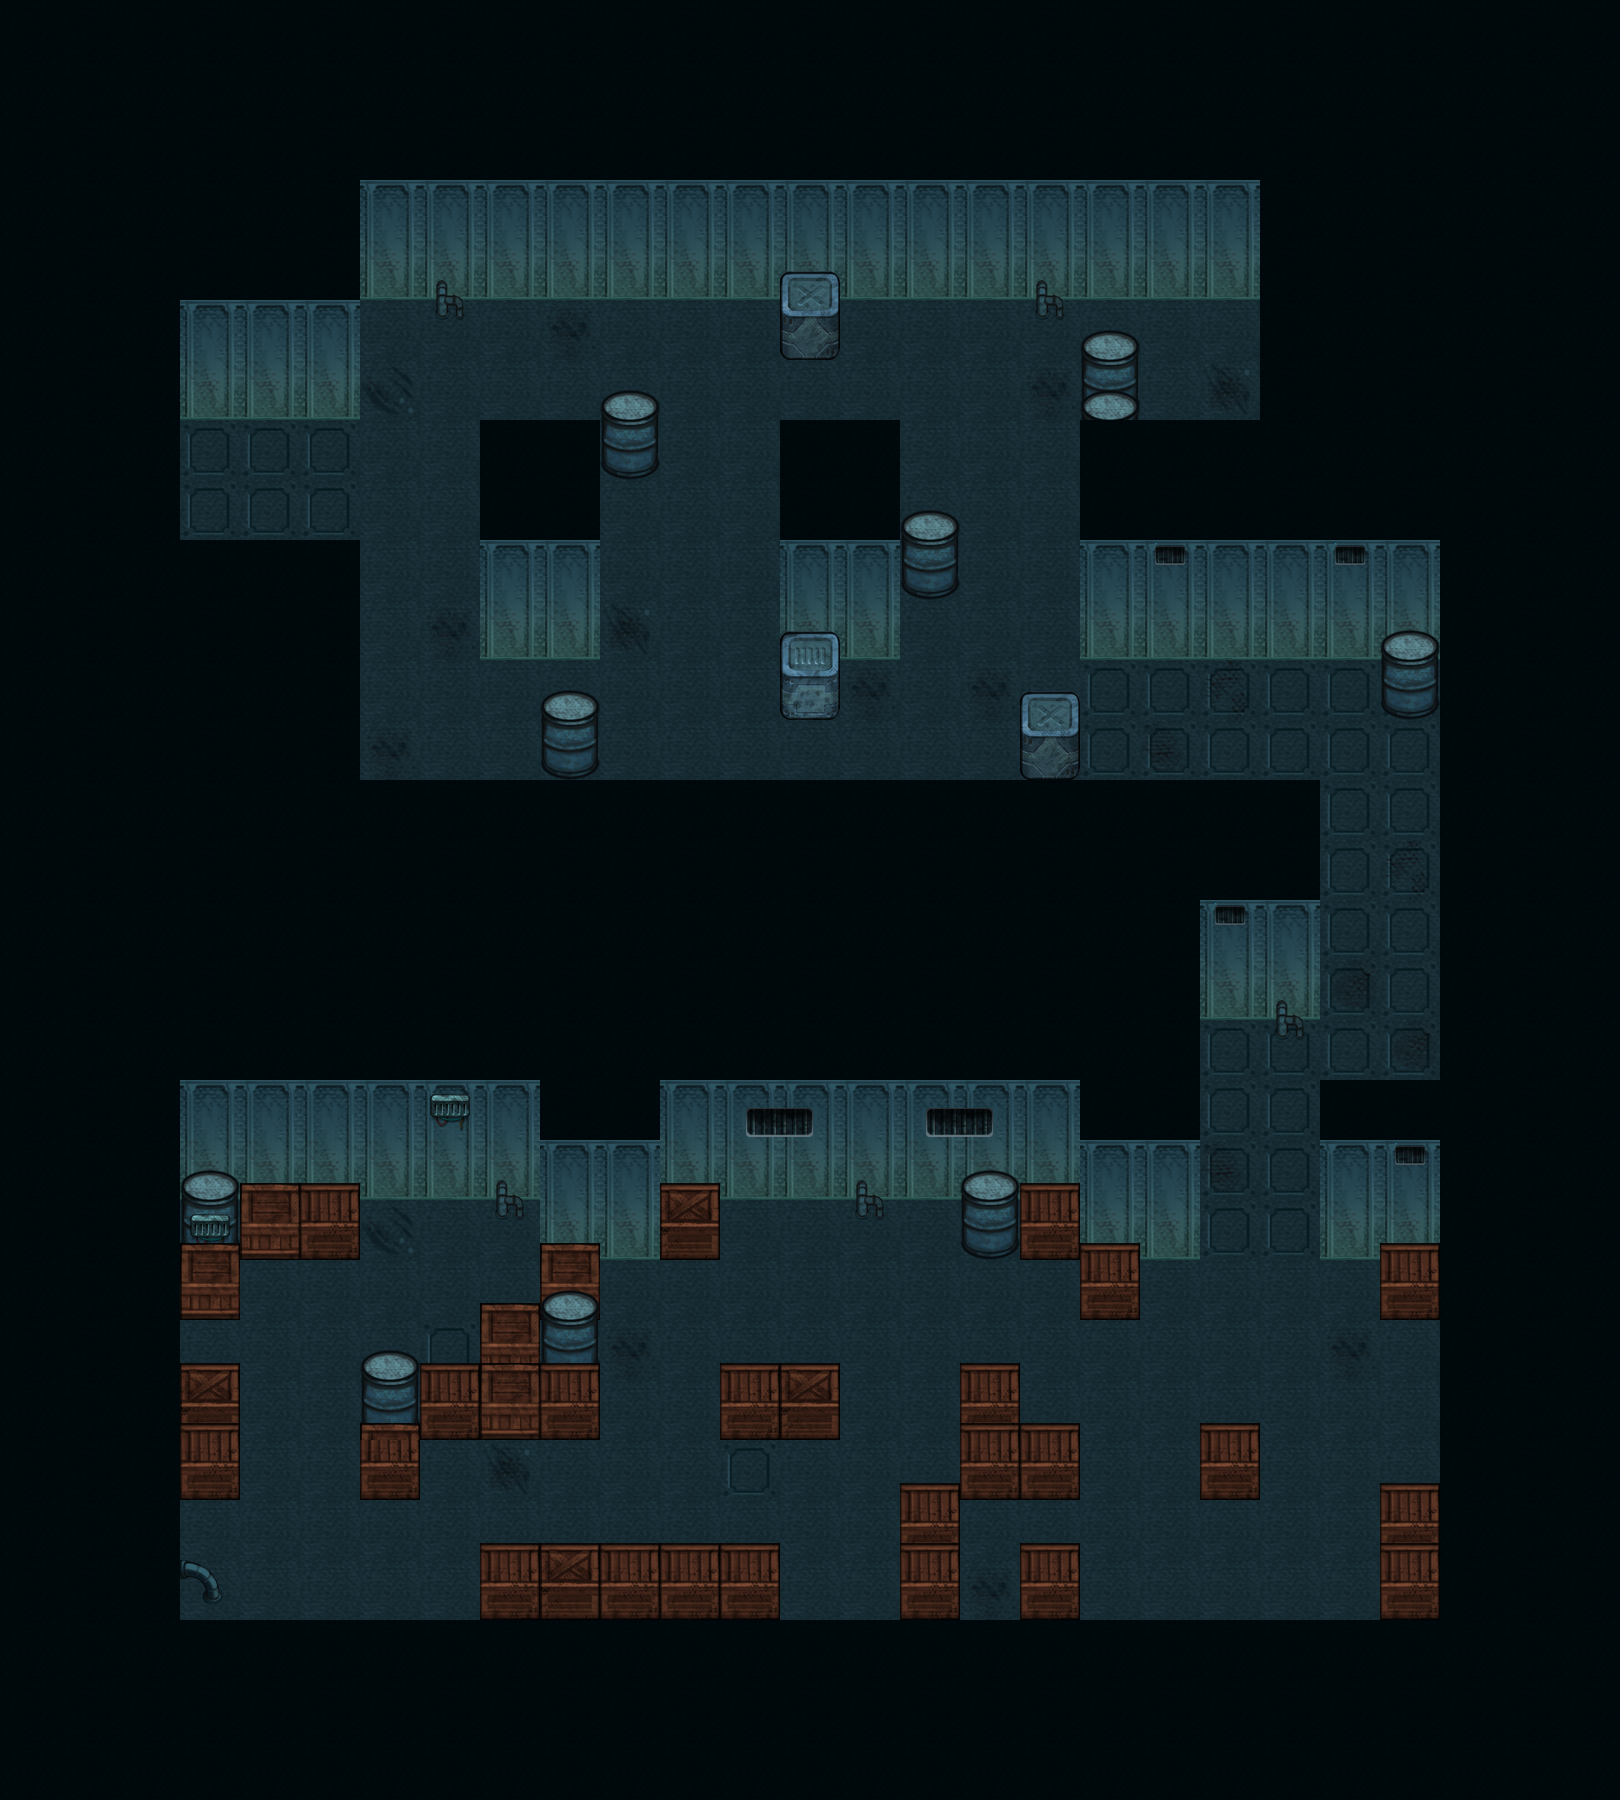

Tiled map render using the project's own tile images. Description and the map definition, with tile-layer contents summarised, below:
An orthogonal 27x30 tile map with 60x60 px tiles, 4 tile layers (lower1, collide, lower2, upper), 1 hidden layer not drawn and 7 objects (levelEnd, player, flower).

<map version="1.0" orientation="orthogonal" width="27" height="30" tilewidth="60" tileheight="60">
 <tileset firstgid="1" name="tileset" tilewidth="60" tileheight="60">
  <image source="tileset.png" width="720" height="660" />
 </tileset>
 <layer name="lower1" width="27" height="30">
  <data>[810 cells, 810 non-empty, 8 distinct tile ids]</data>
 </layer>
 <layer name="shade" width="27" height="30" visible="0">
  <data>[810 cells, 0 non-empty, 0 distinct tile ids]</data>
 </layer>
 <layer name="collide" width="27" height="30">
  <data>[810 cells, 593 non-empty, 10 distinct tile ids]</data>
 </layer>
 <layer name="lower2" width="27" height="30">
  <data>[810 cells, 11 non-empty, 3 distinct tile ids]</data>
 </layer>
 <layer name="upper" width="27" height="30">
  <data>[810 cells, 53 non-empty, 10 distinct tile ids]</data>
 </layer>
 <objectgroup name="objects" width="27" height="30">
  <object name="levelEnd" type="levelEnd" x="249" y="417" width="47" height="32" />
  <object name="player" type="player" x="421" y="1248" width="60" height="60" />
  <object name="flower" x="1200" y="360" width="60" height="60" />
 </objectgroup>
 <objectgroup name="guards" width="27" height="30">
  <object x="1136" y="1379">
   <properties>
    <property name="bhv" value="1" />
   </properties>
   <polyline points="0,0 -1,177 199,175 199,-24 27,-25" />
  </object>
  <object x="1004" y="596">
   <properties>
    <property name="bhv" value="1" />
   </properties>
   <polyline points="0,0 2,-242 -144,-242" />
  </object>
  <object x="692" y="412">
   <properties>
    <property name="bhv" value="2" />
   </properties>
   <polyline points="0,0 0,200" />
  </object>
  <object x="651" y="1500">
   <properties>
    <property name="bhv" value="1" />
   </properties>
   <polyline points="0,0 5,-180 240,-180" />
  </object>
 </objectgroup>
</map>
